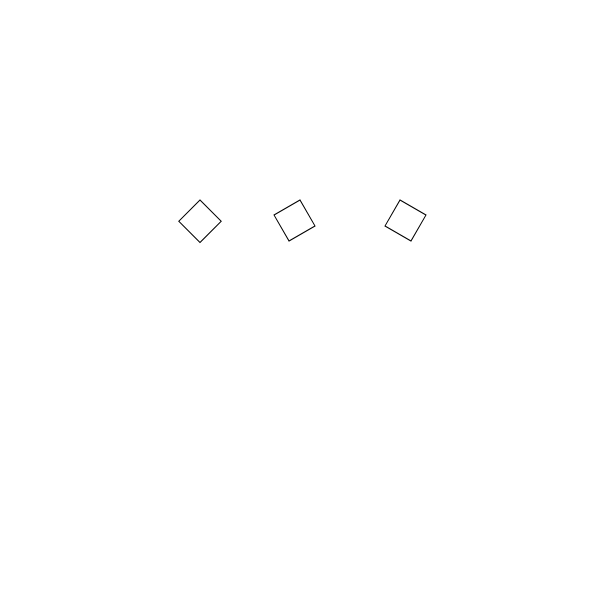
Frame 1 (no input)
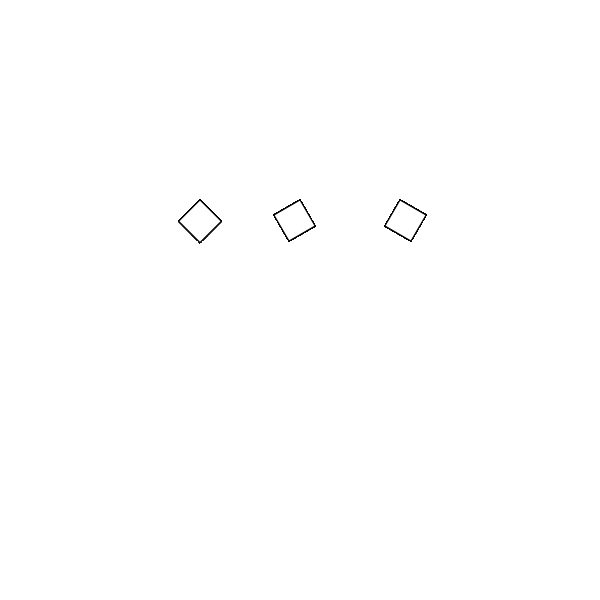
Frame 60 (no input)
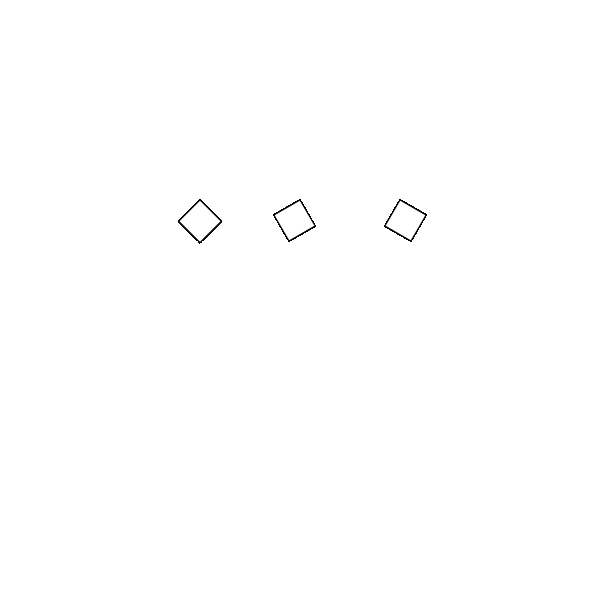
Frame 120 (the mouse pressed at the canvas centre since frame 60)

The p5.js sketch that drew these frames (run headless with seeded random() and noise() and a simulated clock; from frame 60 on, the mouse is pressed at the canvas centre):

// p5.js sketch
// ── sketch.js
function setup() {
	createCanvas (600,600);
	background(255);

  // put setup code here
}

function draw() {




push();
	translate(200,200);
	rotate(PI/4);
	rect(0,0,30,30);
pop();
push();
	translate(300,200);
	rotate(PI/3);
	rect(0,0,30,30);
pop();
push();
	translate(400,200);
	rotate(PI/6);
	rect(0,0,30,30)

pop();



  // put drawing code here
}
